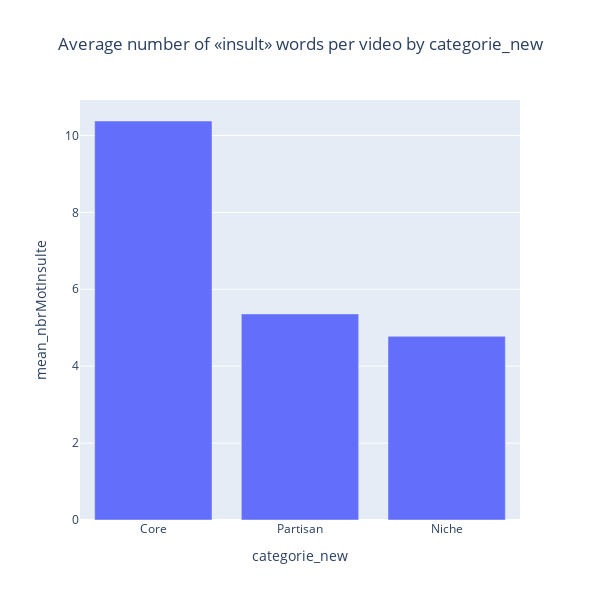

Source (notebook cell):
### Code cell
mean_categorie_new= df1.groupby(['categorie_new']).agg('mean')['nbrMotInsulte'].nlargest(3).to_frame(name='mean').reset_index()
figfunc(x_=mean_categorie_new['categorie_new'], y_=mean_categorie_new['mean'], title_="Average number of «insult» words per video by categorie_new", x_title="categorie_new", y_title="mean_nbrMotInsulte", height_=600, width_=600)

### Figure 1 — Plotly figure (JSON) as saved in the notebook; plotly's stock layout.template omitted (floating-point values rounded to 4 significant figures)
{"data": [{"marker": {"colorscale": [[0, "rgb(103,0,31)"], [0.1, "rgb(178,24,43)"], [0.2, "rgb(214,96,77)"], [0.3, "rgb(244,165,130)"], [0.4, "rgb(253,219,199)"], [0.5, "rgb(247,247,247)"], [0.6, "rgb(209,229,240)"], [0.7, "rgb(146,197,222)"], [0.8, "rgb(67,147,195)"], [0.9, "rgb(33,102,172)"], [1, "rgb(5,48,97)"]]}, "type": "bar", "x": ["Core", "Partisan", "Niche"], "y": [10.38, 5.358, 4.776]}], "layout": {"height": 600, "title": {"text": "Average number of «insult» words per video by categorie_new", "x": 0.5}, "width": 600, "xaxis": {"title": {"text": "categorie_new"}}, "yaxis": {"title": {"text": "mean_nbrMotInsulte"}}}}
